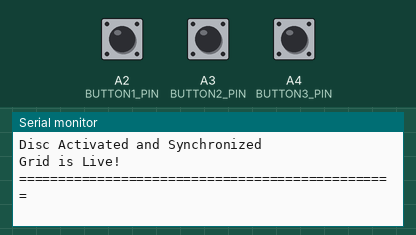
Recording of a sketch running on a simulated Arduino Uno, built with avr-gcc and run on an emulated ATmega328P. On the bench: the last lines printed to the serial monitor. The inputs (shaded band) are chosen by the test bench; at power-on: A2 (BUTTON1_PIN) HIGH, A3 (BUTTON2_PIN) HIGH, A4 (BUTTON3_PIN) HIGH.

Above: at 2.5 s.
2.6 s: A2 (BUTTON1_PIN) pulled LOW for 0.15 s
At 3.8 s:
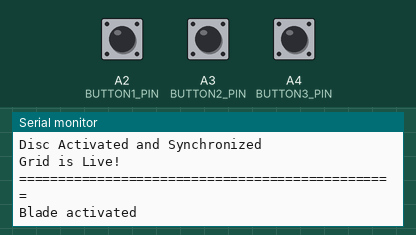
4.2 s: A3 (BUTTON2_PIN) pulled LOW for 0.15 s
At 5.1 s:
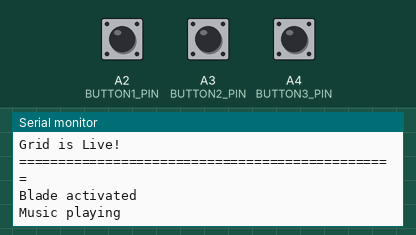
5.8 s: A4 (BUTTON3_PIN) pulled LOW for 0.15 s
At 6.3 s:
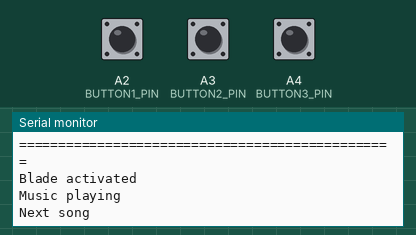
7.4 s: A2 (BUTTON1_PIN) pulled LOW for 1 s
At 8.7 s:
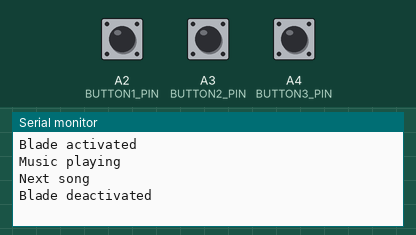
9.9 s: A3 (BUTTON2_PIN) pulled LOW for 1 s
At 10.6 s:
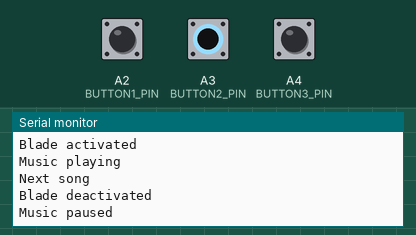

Measured:
- after the input at 2.6 s, the serial monitor: prints a new line at once (image 1)
- after the input at 4.2 s, the serial monitor: prints a new line at once (image 2)
- after the input at 5.8 s, the serial monitor: prints a new line at once (image 3)
- after the input at 7.4 s, the serial monitor: prints a new line at once (image 4)
- after the input at 9.9 s, the serial monitor: prints a new line at once (image 5)

The sketch:

RiCor-Tron_IDdisc_Buttontest_v0.4.3_Adafruit-buttoncycler.ino
```cpp
/********************************************************************************************************************************
Tron Legacy - Sam Flynn's Identity Disk
This sketch was written to test/learn button setup to control functions of the disc. Of course it's usable for other purposes aswell.

The code from "studioTTTguTTT" didn't get me where I wanted so i looked into one of Adafruits example sketches (buttoncycler) in the
NeoPixel example code folder. This turned out to serve my use case better / I was able to get it to where I wanted it.

I first copied that setup and modified it to my own liking in terms of looks and went from there to get what I wanted.
- The related project page on my website is: https://www.ricor.net/tron-legacy-sam-flynn-identity-disc/
- My GitHub page: https://github.com/RiCor-net/Tron-Legacy-Identity-Disc

I kindly ask that people credit Adafruit and me if they re-use this code.
Thank you and enjoy!

< End of Line >
********************************************************************************************************************************/

// This sketch requires the folowing libraries:


/**************************/
// Definitions

/*Buttos, switches and sensors */
#define BUTTON1_PIN A2
#define BUTTON2_PIN A3
#define BUTTON3_PIN A4


/**************************/
// Global variables

/*Buttos, switches and sensors */
bool oldState1 = HIGH;
bool oldState2 = HIGH;
bool oldState3 = HIGH;
int showType1 = 0;
int showType2 = 2;
int showType3 = 4;


/**************************/
// Functions


////////////////////////////////////////////////////////////////////////////
/* Setup code, runs once */
void setup()
{
  /* Serial messaging to let the disk talk to the world :)
     It will also give a status for all the different hardware elements during initialisation lateron */
  Serial.begin(9600);
  delay(1000); /* Delay was added because otheriwse the first lines of serial output where not shown on the screen */ // !! MAYBE REMOVE OR COMMENT IN FINAL DEPOYMENT !!

  Serial.println("Hello World!"); //REMOVE LATER
  Serial.println("================================================");
  Serial.println("RiCor.net");
  Serial.println("Tron Legacy Identity Disc - Button test v0.2");
  Serial.println("System Initializing");
  Serial.println("");
  Serial.println("------------------------------------------------");

/**************************/

  /* Setup the switch pins as digital inputs */
  pinMode(BUTTON1_PIN, INPUT_PULLUP);
  pinMode(BUTTON2_PIN, INPUT_PULLUP);
  pinMode(BUTTON3_PIN, INPUT_PULLUP);
  Serial.println("> Button Pins setup OK");

/**************************/

  Serial.println("------------------------------------------------");
  Serial.println("");
  Serial.println("Disc Activated and Synchronized");
  Serial.println("Grid is Live!");
  Serial.println("");
  Serial.println("================================================");
  Serial.println("");
}

////////////////////////////////////////////////////////////////////////////
/* Main code, runs repeatedly */
void loop()
{
/*********************************/
  /* Button used for controlling the blade */
  bool newState1 = digitalRead(BUTTON1_PIN); /* Get current button state (HIGH or LOW) */

  if (newState1 == LOW && oldState1 == HIGH) /* Check if state changed from high to low (button press). */
  {
    delay(20); /* Short delay to debounce button. */
    newState1 = digitalRead(BUTTON1_PIN); /* Check if button is still low after debounce. */
    if (newState1 == LOW)
    {
      showType1++;       /* increase "showType" by 1 */
      if (showType1 > 1) /* If "showType1" becomes higher then "1" it triggers the next line which resets it to "0"
                            effectively toggling it between 0 and 1. */
        showType1=0;
      ButtonControl(showType1); /* Parses the value of "showType1" to the ButtonControl function. */
    }
  }
  oldState1 = newState1; /* Set the last button state to the old state. */

/*********************************/
  /* Button used for turning the music on/off */
  bool newState2 = digitalRead(BUTTON2_PIN);

  if (newState2 == LOW && oldState2 == HIGH)
  {
    delay(20);
    newState2 = digitalRead(BUTTON2_PIN);
    if (newState2 == LOW)
    {
      showType2++;
      if (showType2 > 3) /* for this button "ShowType2" toggles between 3 and 4 */
        showType2=2;
      ButtonControl(showType2);
    }
  }
  oldState2 = newState2;

/*********************************/
  /* Button used for going to the next song */
  bool newState3 = digitalRead(BUTTON3_PIN);

  if (newState3 == LOW && oldState3 == HIGH)
  {
    delay(20);
    newState3 = digitalRead(BUTTON3_PIN);
    if (newState3 == LOW)
    {
      ButtonControl(showType3); /* For this button only one value is required so it's always
                                   the value given to "showType3" variable. */
    }
  }
  oldState3 = newState3;

/*********************************/

}

////////////////////////////////////////////////////////////////////////////
// Functions

/**************************/
/* Button control functions */
void ButtonControl(int i) /* Output from the different showType's is used to control a disc function */
                          // using serial output for now for ease of use/testing
{
  switch(i)
  {
    case 0: Serial.println("Blade deactivated");
            Serial.println("");
            break;
    case 1: Serial.println("Blade activated");
            Serial.println("");
            break;
    case 2: Serial.println("Music paused");
            Serial.println("");
            break;
    case 3: Serial.println("Music playing");
            Serial.println("");
            break;
    case 4: Serial.println("Next song");
            Serial.println("");
            break;
  }
}

/**************************/


////////////////////////////////////////////////////////////////////////////

// END OF LINE //
```
